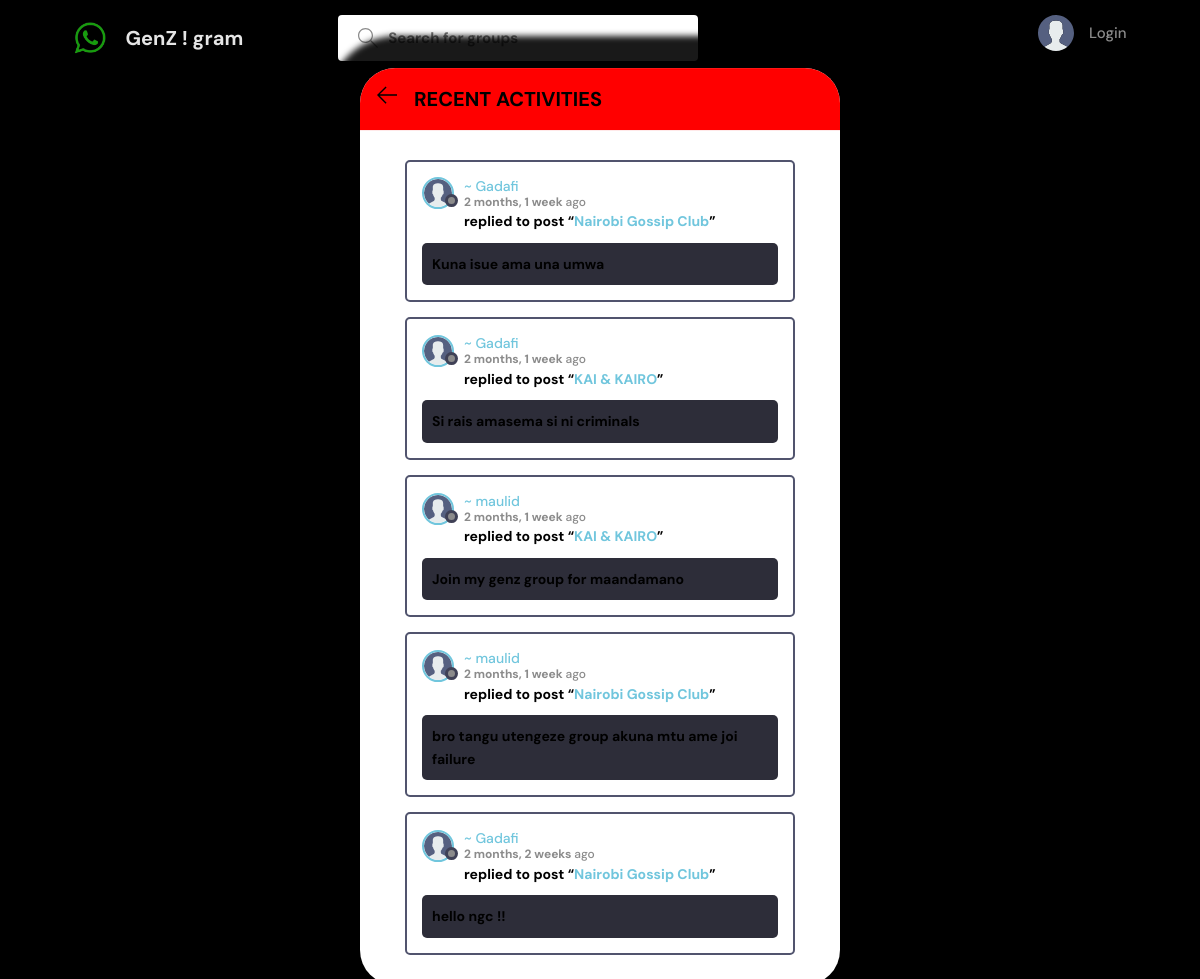
The page /activity/ on the database its author committed.
### Onlinesms/models.py (models this page shows, shortened)
class Message(models.Model):
    user = models.ForeignKey(User, on_delete=models.CASCADE)
    room = models.ForeignKey(Room, on_delete=models.CASCADE)
    body = models.TextField()
    updated = models.DateTimeField(auto_now=True)
    created = models.DateTimeField(auto_now_add=True)
    class Meta:
        ordering = ['-updated', '-created']

class Room(models.Model):
    host = models.ForeignKey(User, on_delete=models.SET_NULL, null=True)
    topic = models.ForeignKey(Group, on_delete=models.SET_NULL, null=True)
    name = models.CharField(max_length=200)
    description = models.TextField(null=True, blank=True)
    participants = models.ManyToManyField(
        User, related_name='participants', blank=True)
    updated = models.DateTimeField(auto_now=True)
    created = models.DateTimeField(auto_now_add=True)
    class Meta:
        ordering = ['-updated', '-created']
    def __str__(self):
        return self.name

### Onlinesms/views.py (the view)
# urls.py: path('activity/', views.activityPage, name="activity"),
def activityPage(request):
    room_messages = Message.objects.all()
    return render(request, 'activity.html', {'room_messages': room_messages})

### templates/activity.html (shortened to what this page needs)
{% extends 'main.html' %}
{% load static %}
{% block content %}
<main class="layout">
  <div class="container">
    <div class="layout__box">
      <div class="layout__boxHeader">
        <div class="layout__boxTitle">
          <a href="{% url 'chatpagehome' %}">
            <svg version="1.1" xmlns="http://www.w3.org/2000/svg" width="32" height="32" viewBox="0 0 32 32">
              <title>arrow-left</title>
              <path
                d="M13.723 2.286l-13.723 13.714 13.719 13.714 1.616-1.611-10.96-10.96h27.625v-2.286h-27.625l10.965-10.965-1.616-1.607z">
              </path>
              </path>
            </svg>
          </a>
          <h3>Recent Activities</h3>
        </div>
      </div>
      <div class="activities-page layout__body">
        {% for message in room_messages %}
        <div class="activities__box">
          <div class="activities__boxHeader roomListRoom__header">
            <a href="{% url 'user-profile' message.user.id %}" class="roomListRoom__author">
              <div class="avatar avatar--small">
                <img src="{% static 'chatapp/images/avatar.svg'%}" />
              </div>
              <p>
                ~ {{message.user}}
                <span><b>{{message.created|timesince}} </b>ago</span>
              </p>
            </a>
          </div>
          <div class="activities__boxContent">
            <p>replied to post “<a href="{% url 'room' message.room.id %}">{{message.room}}</a>”</p>
            <div class="activities__boxRoomContent">
              {{message.body}}
            </div>
          </div>
        </div>
        {% endfor %}
      </div>
    </div>
  </div>
</main>
{% endblock content %}

### static/chatapp/styles/style.css (style rules this page uses)
:root { --color-main: #71c6dd; --color-main-light: #e1f6fb; --color-dark: #3f4156; --color-dark-medium: #51546e; --color-dark-light: #696d97; --color-light: #e5e5e5; --color-gray: #8b8b8b; --color-light-gray: #b2bdbd; --color-bg: #2d2d39; --color-success: #5dd693; --color-error: #fc4b0b; }
* { font-family: "DM Sans", -apple-system, BlinkMacSystemFont, "Segoe UI", Roboto, Oxygen, Ubuntu, Cantarell, "Open Sans", "Helvetica Neue", sans-serif; margin: 0; padding: 0; box-sizing: border-box; text-rendering: optimizeLegibility; font-size: inherit; }
html { font-size: 56.25%; }
@media only screen and (min-width: 1200px) { html { font-size: 62.5%; } }
body { line-height: 1.6; font-weight: 400; font-size: 1.5rem; color: var(--color-light-gray); background-color: rgb(0, 0, 0); min-height: 100vh; }
img { width: 100%; }
a { display: inline-block; color: var(--color-main); text-decoration: none; }
.container { max-width: 120rem; width: 90%; margin: auto; }
.avatar { position: relative; display: inline-block; border-radius: 50%; border: 2px solid var(--color-main); }
.avatar img { display: block; border-radius: 50%; object-fit: cover; object-position: center; }
.avatar::after { content: ""; display: block; position: absolute; background-color: var(--color-gray); z-index: 111; border-radius: 50%; border: 0.3rem solid var(--color-dark); }
.avatar.avatar--small img { width: 2.8rem; height: 2.8rem; }
.avatar.avatar--small:after { width: 0.7rem; height: 0.7rem; bottom: 0px; right: -6px; }
.layout { margin-top: 2.4rem; }
.layout > .container { display: flex; justify-content: space-between; align-items: flex-start; }
.layout__box { width: 90%; max-width: 48rem; min-height: 23rem; color:black; font-weight: bold; position: absolute; top: 50%; left: 50%; transform: translate(-50%, -46%); background-color: white; border-radius: 35px; box-shadow: 1px 1px 6px 33px rgba(0, 0, 0, 0.9); overflow: hidden; }
.layout__boxHeader { display: flex; padding: 1.5rem; background-color:red; }
.layout__boxTitle { display: flex; gap: 1.5rem; align-items: center; }
.layout__boxTitle h3 { text-transform: uppercase; color:black; font-weight: bold; font-size: 20px; }
.layout__boxTitle svg { width: 2.4rem; height: 2.0rem; fill: black; }
.layout__body { margin: 3rem; }
.roomListRoom__header { display: flex; justify-content: space-between; align-items: center; }
.roomListRoom__author { font-weight: 500; display: flex; align-items: center; gap: 1rem; }
.activities__box { margin: 1.5rem; padding: 1.5rem; border: 2px solid var(--color-dark-medium); border-radius: 5px; }
.activities__boxHeader p { font-size: 1.4rem; line-height: 1.3; }
.activities__boxHeader p span { color: var(--color-gray); font-size: 1.2rem; display: block; }
.activities__boxContent { margin-left: 4.2rem; }
.activities__boxContent { font-size: 1.4rem; }
.activities__boxRoomContent { background: var(--color-bg); padding: 1rem; border-radius: 5px; margin-top: 1rem; margin-left: -4.2rem; }

### rows shown on the page
Message: user "Gadafi", created "2 months, 1 week", room "Nairobi Gossip Club", body "Kuna isue ama una umwa"
Message: user "Gadafi", created "2 months, 1 week", room "KAI & KAIRO", body "Si rais amasema si ni criminals"
Message: user "maulid", created "2 months, 1 week", room "KAI & KAIRO", body "Join my genz group for maandamano"
Message: user "maulid", created "2 months, 1 week", room "Nairobi Gossip Club", body "bro tangu utengeze group akuna mtu ame joi failure"
Message: user "Gadafi", created "2 months, 2 weeks", room "Nairobi Gossip Club", body "hello ngc !!"
